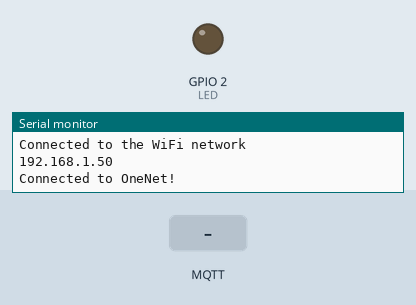
The program below on a simulated ESP32. Parts: output pins drawn as LEDs (lit = HIGH), the last lines printed to the serial monitor. The inputs (shaded band) are chosen by the test bench. WiFi joins after 1.5 s; servers stay silent unless stated; no MQTT or app messages arrive unless stated.

Above: at 4.2 s.
4.3 s: MQTT message "1" arrives on the first subscribed topic
At 4.7 s:
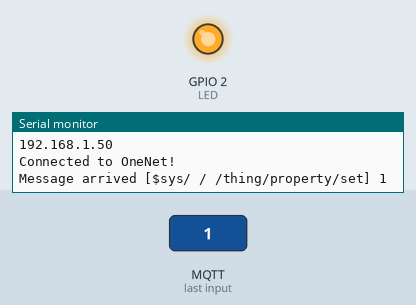
6.8 s: MQTT message "on" arrives on the first subscribed topic
At 7.8 s:
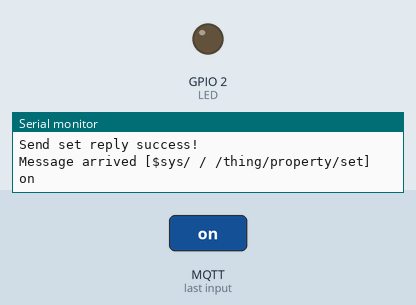
9.3 s: MQTT message "off" arrives on the first subscribed topic
Timing chart, 0 to 15.2 s (numbered marks = the images above; inputs shaded):
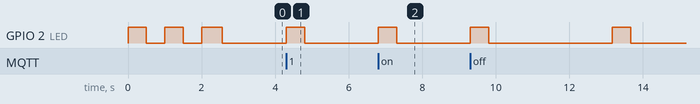

The program:

main.cpp
```cpp
#include <Arduino.h>
#include <WiFi.h>
#include <PubSubClient.h>
#include <Ticker.h>
#include <ArduinoJson.h>

#define LED 2 //LED灯连接到GPIO2,用LED灯指示设备状态


#define product_id " " //产品ID，改为自己的产品ID
#define device_id " " //设备ID，改为自己的设备ID
#define token " " //token，改为自己的token

const char* ssid = " ";//WiFi名称，改为自己的WiFi名称
const char* password = " ";//WiFi密码，改为自己的WiFi密码


const char* mqtt_server = "mqtts.heclouds.com";//MQTT服务器地址
const int mqtt_port = 1883;//MQTT服务器端口

#define ONENET_TOPIC_PROP_POST "$sys/" product_id "/" device_id "/thing/property/post"
//设备属性上报请求,设备---->OneNET
#define ONENET_TOPIC_PROP_SET "$sys/" product_id "/" device_id "/thing/property/set"
//设备属性设置请求,OneNET---->设备
#define ONENET_TOPIC_PROP_POST_REPLY "$sys/" product_id "/" device_id "/thing/property/post/reply"
//设备属性上报响应,OneNET---->设备
#define ONENET_TOPIC_PROP_SET_REPLY "$sys/" product_id "/" device_id "/thing/property/set_reply"
//设备属性设置响应,设备---->OneNET
#define ONENET_TOPIC_PROP_FORMAT "{\"id\":\"%u\",\"version\":\"1.0\",\"params\":%s}"
//设备属性格式模板
int postMsgId = 0;//消息ID,消息ID是需要改变的,每次上报属性时递增

//按照自己的设备属性定义，可以通过DHT11传感器获取温湿度，也可以通过开关控制LED，这里只是模拟
float temp = 28.0;//温度
int humi = 60;//湿度
bool LED_Status = false;//LED状态


WiFiClient espClient;//创建一个WiFiClient对象
PubSubClient client(espClient);//创建一个PubSubClient对象
Ticker ticker;//创建一个定时器对象

void LED_Flash(int time);
void WiFi_Connect();
void OneNet_Connect();
void OneNet_Prop_Post();
void callback(char* topic, byte* payload, unsigned int length);

void setup() {
	pinMode(LED, OUTPUT);//LED灯设置为输出模式
	Serial.begin(9600);//串口初始化,波特率9600,用于输出调试信息，这里串口波特率要与串口监视器设置的一样，否则会乱码
	WiFi_Connect();//连接WiFi
	OneNet_Connect();//连接OneNet
	ticker.attach(10, OneNet_Prop_Post);//定时器,每10ms执行一次OneNet_Prop_Post函数
}

void loop() {
	if(WiFi.status() != WL_CONNECTED) {//如果WiFi连接断开
		WiFi_Connect();//重新连接WiFi
	}
	if (!client.connected()) {//如果MQTT连接断开
		OneNet_Connect();//重新连接OneNet
	}
	client.loop();//保持MQTT连接
}

void LED_Flash(int time) {
	digitalWrite(LED, HIGH);//点亮LED
	delay(time);//延时time
	digitalWrite(LED, LOW);//熄灭LED
	delay(time);//延时time
}

void WiFi_Connect()
{
	WiFi.begin(ssid, password);//连接WiFi
	while (WiFi.status() != WL_CONNECTED) {//等待WiFi连接,WiFI.status()返回当前WiFi连接状态,WL_CONNECTED为连接成功状态
		LED_Flash(500);//LED闪烁,循环等待
		Serial.println("\nConnecting to WiFi...");
	}
	Serial.println("Connected to the WiFi network");//WiFi连接成功
	Serial.println(WiFi.localIP());//输出设备IP地址
	digitalWrite(LED, HIGH);//点亮LED,表示WiFi连接成功
}

void OneNet_Connect()
{
	client.setServer(mqtt_server, mqtt_port);//设置MQTT服务器地址和端口
	client.connect(device_id, product_id, token);//连接OneNet
	if(client.connected()) //如果连接成功
	{
		LED_Flash(500);
		Serial.println("Connected to OneNet!");
	}
	else
	{
		Serial.println("Failed to connect to OneNet!");
	}
	client.subscribe(ONENET_TOPIC_PROP_SET);//订阅设备属性设置请求, OneNET---->设备
	client.subscribe(ONENET_TOPIC_PROP_POST_REPLY);//订阅设备属性上报响应,OneNET---->设备
	client.setCallback(callback);//设置回调函数
}
//上报设备属性
void OneNet_Prop_Post()
{
	if(client.connected())
	{
		char parmas[256];//属性参数
		char jsonBuf[256];//JSON格式数据,用于上报属性的缓冲区
		sprintf(parmas, "{\"temp\":{\"value\":%.1f},\"humi\":{\"value\":%d},\"LED\":{\"value\":%s}}", temp, humi, LED_Status ? "true" : "false");//设置属性参数
		Serial.println(parmas);
		sprintf(jsonBuf,ONENET_TOPIC_PROP_FORMAT,postMsgId++,parmas);//设置JSON格式数据,包括消息ID和属性参数
		Serial.println(jsonBuf);
		if(client.publish(ONENET_TOPIC_PROP_POST, jsonBuf))//上报属性
		{
			LED_Flash(500);
			Serial.println("Post property success!");
		}
		else
		{
			Serial.println("Post property failed!");
		}
	}
}
//回调函数，当订阅的主题有消息时，会调用此函数
void callback(char* topic, byte* payload, unsigned int length)
{
	Serial.print("Message arrived [");
	Serial.print(topic);//打印主题
	Serial.print("] ");
	for (int i = 0; i < length; i++) {
		Serial.print((char)payload[i]);//打印消息内容
	}
	Serial.println();//换行
	LED_Flash(500);//LED闪烁,表示收到消息
	if(strcmp(topic, ONENET_TOPIC_PROP_SET) == 0)
	{
		DynamicJsonDocument doc(100);//创建一个JSON文档,用于解析消息内容

		DeserializationError error = deserializeJson(doc, payload);//解析消息内容,将消息内容存储到doc中,返回解析结果,成功返回0,失败返回其他值
		if (error) {//解析失败,打印错误信息,返回
			Serial.print(F("deserializeJson() failed: "));
			Serial.println(error.c_str());
			return;
		}
		JsonObject setAlinkMsgObj = doc.as<JsonObject>();//获取JSON文档的根对象
		JsonObject params = setAlinkMsgObj["params"];//获取params对象
		if(params.containsKey("LED"))//判断params对象是否包含LED属性
		{
			LED_Status = params["LED"];//获取LED属性值
			Serial.print("Set LED:");
			Serial.println(LED_Status);
		}
		serializeJsonPretty(setAlinkMsgObj, Serial);//打印JSON文档
		String str = setAlinkMsgObj["id"];//获取消息ID
		char SendBuf[100];//发送缓冲区
		sprintf(SendBuf, "{\"id\":\"%s\",\"code\":200,\"msg\":\"success\"}", str.c_str());//设置响应消息
		Serial.println(SendBuf);
		delay(100);
		if(client.publish(ONENET_TOPIC_PROP_SET_REPLY, SendBuf))//发送响应消息,不知道为什么，这里发送成功的，但是OneNET平台上没有收到
		{
			Serial.println("Send set reply success!");
		}
		else
		{
			Serial.println("Send set reply failed!");
		}
	}
}
```

Measured:
- after the input at 4.3 s, GPIO 2 (LED): LOW → HIGH at once, → LOW 0.50 s later
- after the input at 6.8 s, GPIO 2 (LED): LOW → HIGH at once, → LOW 0.50 s later
